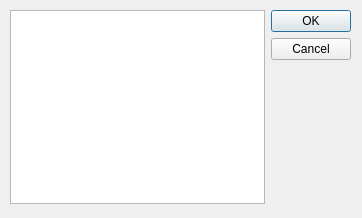
<ui version="4.0" >
 <class>SeisUnix</class>
 <widget class="QDialog" name="SeisUnix" >
  <property name="geometry" >
   <rect>
    <x>0</x>
    <y>0</y>
    <width>362</width>
    <height>218</height>
   </rect>
  </property>
  <property name="windowTitle" >
   <string>Dialog</string>
  </property>
  <widget class="QWidget" name="layoutWidget" >
   <property name="geometry" >
    <rect>
     <x>10</x>
     <y>10</y>
     <width>341</width>
     <height>194</height>
    </rect>
   </property>
   <layout class="QGridLayout" name="gridLayout" >
    <item row="0" column="0" >
     <widget class="QTextEdit" name="outputTextEdit" />
    </item>
    <item row="0" column="1" >
     <widget class="QDialogButtonBox" name="buttonBox" >
      <property name="orientation" >
       <enum>Qt::Vertical</enum>
      </property>
      <property name="standardButtons" >
       <set>QDialogButtonBox::Cancel|QDialogButtonBox::Ok</set>
      </property>
     </widget>
    </item>
   </layout>
  </widget>
 </widget>
 <resources/>
 <connections>
  <connection>
   <sender>buttonBox</sender>
   <signal>accepted()</signal>
   <receiver>SeisUnix</receiver>
   <slot>accept()</slot>
   <hints>
    <hint type="sourcelabel" >
     <x>248</x>
     <y>254</y>
    </hint>
    <hint type="destinationlabel" >
     <x>157</x>
     <y>274</y>
    </hint>
   </hints>
  </connection>
  <connection>
   <sender>buttonBox</sender>
   <signal>rejected()</signal>
   <receiver>SeisUnix</receiver>
   <slot>reject()</slot>
   <hints>
    <hint type="sourcelabel" >
     <x>316</x>
     <y>260</y>
    </hint>
    <hint type="destinationlabel" >
     <x>286</x>
     <y>274</y>
    </hint>
   </hints>
  </connection>
 </connections>
</ui>
